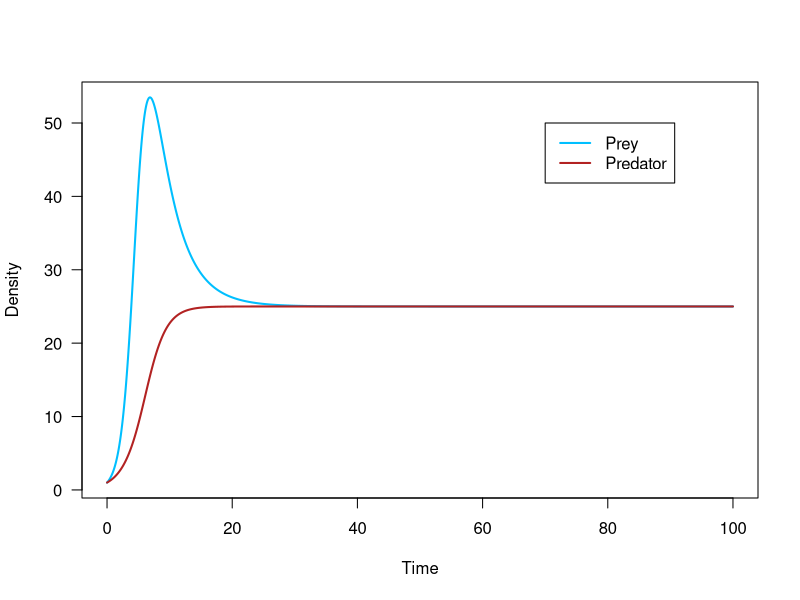
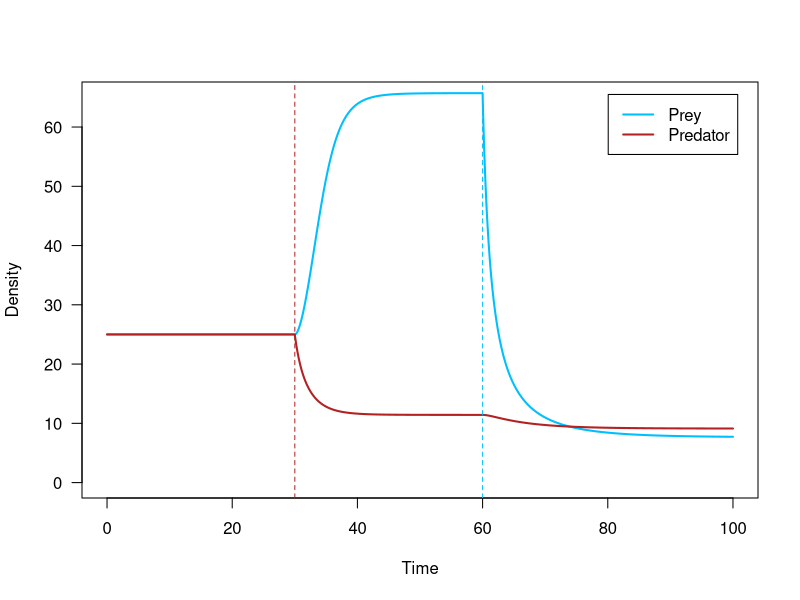
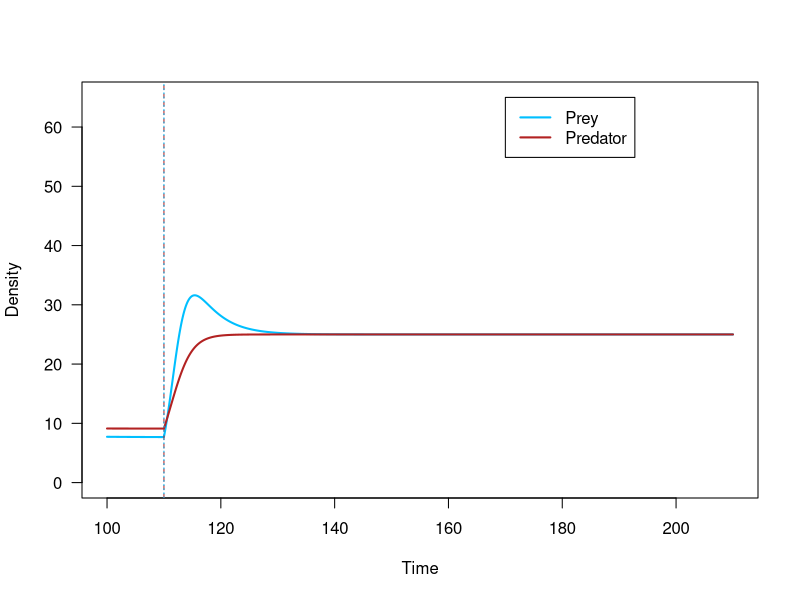
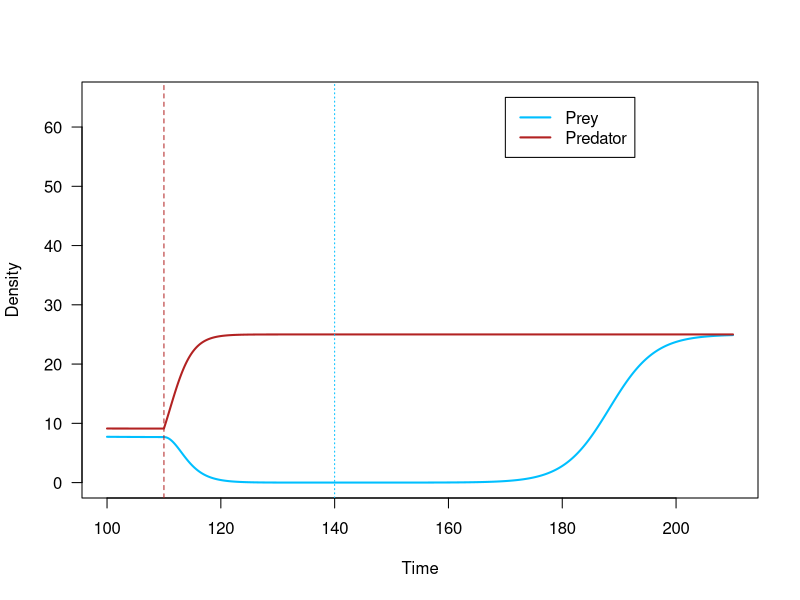
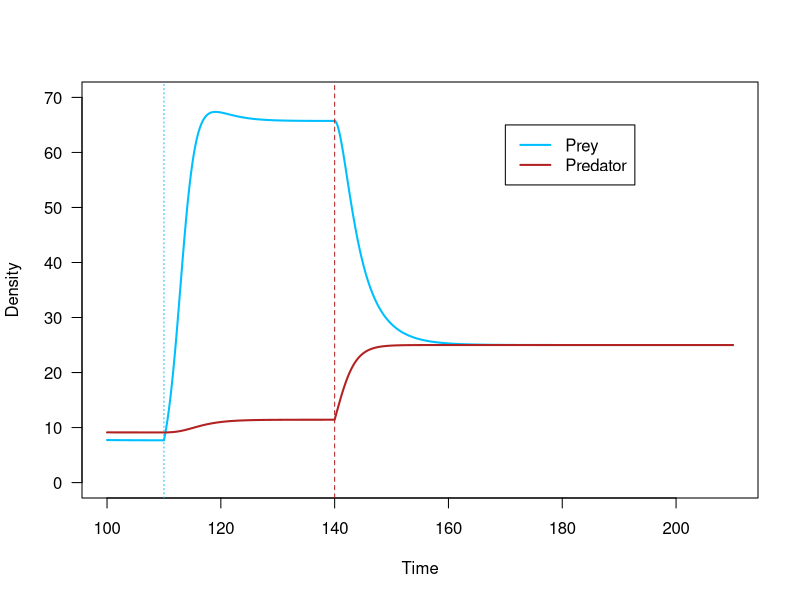
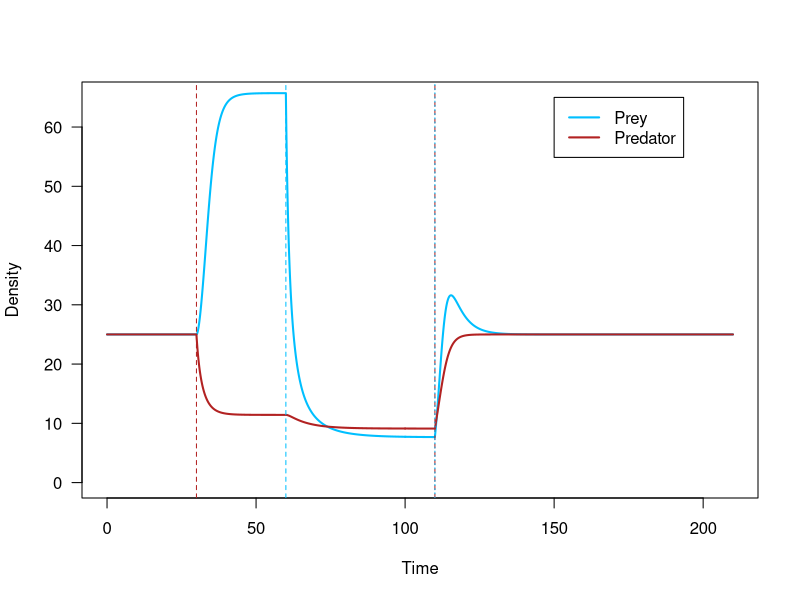
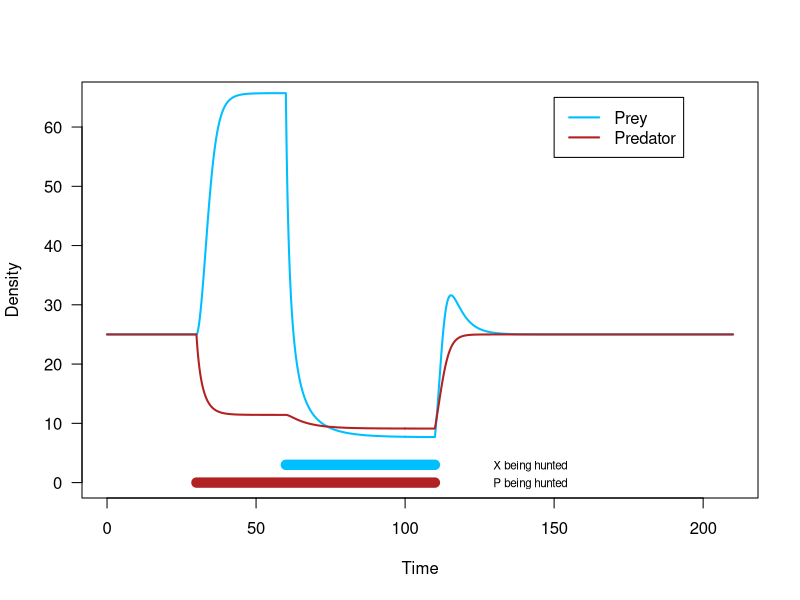
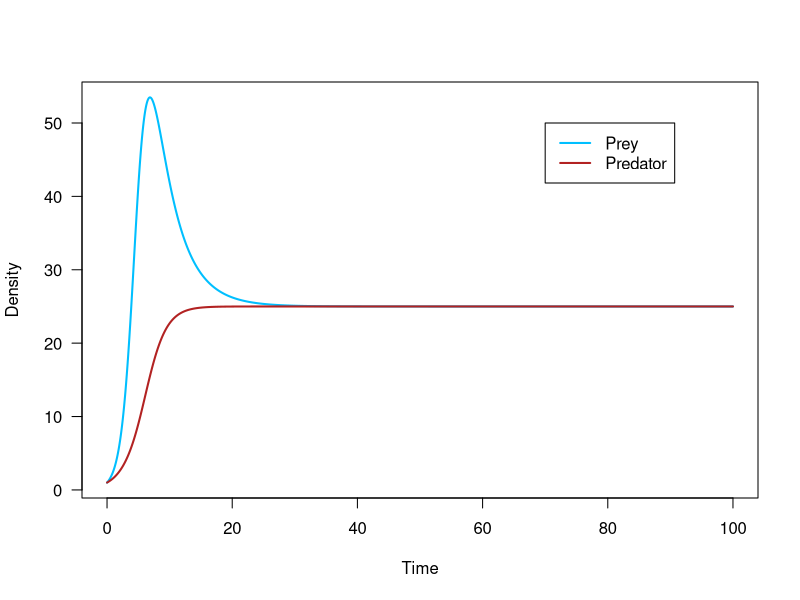

The R source for these figures, in order:
## ---- chunk 1
knitr::opts_chunk$set(echo = TRUE)
## ---- chunk 2
r_x <- 1 		# prey X's growth rate
K_x <- 100 		# prey X's carrying capacity
a_x <- 0.03		# attack rate of predator on prey X
c <- 0.05		# predator's conversion efficiency
a_y <- 0.03		# attack rate of predator on prey Y
d_p <- 0.25		# mortality rate of predator
K_p <- 25		# predator's carrying capacity
Y <- 500		# abundance of other prey type
## ---- chunk 3
X0 <- 1 # prey X initial population size
P0 <- 1 # predator initial population size
## ---- chunk 4
# creating holding vectors and filling initial conditions
tset <- seq(from = 0, to = 100, length.out = 20000)
X.simu1 <- NaN*tset
X.simu1[1] <- X0
P.simu1 <- NaN*tset
P.simu1[1] <- P0

for(i in 2:length(tset)){
  # calculating change in time
	dt <- tset[i]-tset[i-1]
	
	# storing temporary variables
	X <- X.simu1[i-1]
	P <- P.simu1[i-1]
	
	# calculating change in population size of predator and prey
	dX <- ( r_x*X*(1-X/K_x) - a_x*P*X ) * dt
	dP <- ( P*(c*(a_x*X+a_y*Y)-d_p)*(1-P/K_p) ) * dt
	
	# calculating total population size of predator and prey
	# storing in holding vector
	X.simu1[i] <- X.simu1[i-1] + dX
	P.simu1[i] <- P.simu1[i-1] + dP
}
## ---- chunk 5
# storing colors for predator and prey
Xcol <- 'deepskyblue'
Pcol <- 'firebrick'
## ---- chunk 6
# plot prey (X.simu1) against time (tset)
plot(x = tset, y = X.simu1,
     type = 'l', las = 1, lwd = 2, col = Xcol,
     xlab = 'Time', ylab = 'Density')

# plot predator (P.simu1) against time (tset)
lines(x = tset, y = P.simu1,
      lwd = 2, col = Pcol)

# add a legend
legend(x = 70, y = 50, 
       lwd = 2,
       legend = c('Prey', 'Predator'),
       col = c(Xcol, Pcol))
## ---- chunk 7
# 
X0 <- X.simu1[length(tset)]
P0 <- P.simu1[length(tset)]
## ---- chunk 8
h_x <- 0.65 		# hunting rate of species X
h_p <- 0.325		# hunting rate of species P
## ---- chunk 9
# 
t_Pstart <- 30

# 
t_Xstart <- 60
## ---- chunk 10
# creating holding vectors and filling initial conditions
tset <- seq(from = 0, to = 100, length.out = 20000)
X.simu2 <- NaN*tset
X.simu2[1] <- X0
P.simu2 <- NaN*tset
P.simu2[1] <- P0
## ---- chunk 11
for(i in 2:length(tset)){
  
  # ifelse statements for hunting
	if(tset[i] < t_Pstart){ h_p_now <- 0 } ##setting the if statement for when h_p_now is 0
  else { h_p_now <- h_p } ##and if its not, then set h_p_now to be h_p
	
	if(tset[i] < t_Xstart){ h_x_now <- 0 } ##doing the same as above for h_x_now
  else { h_x_now <- h_x } ## ##doing the same as above for h_x_now and h_x
	
  # calculating change in time
	dt <- tset[i]-tset[i-1]
	
	# 
	X <- X.simu2[i-1]
	P <- P.simu2[i-1]
	
	# calculating change in population size for predator and prey
	dX <- ( r_x*X*(1-X/K_x) - a_x*P*X - h_x_now*X ) * dt #equation for prey with hunting
	dP <- ( P*(c*(a_x*X+a_y*Y)-d_p)*(1-P/K_p) - h_p_now*P ) * dt #equation for predators with hunting
	
	# calculating total population size for predator and prey
	X.simu2[i] <- X.simu2[i-1] + dX
	P.simu2[i] <- P.simu2[i-1] + dP
}
## ---- chunk 12
# Scenario 2:
# 

# plot prey (X.simu2) against time (tset)
plot(x = tset, y = X.simu2,
     type = 'l', las = 1, lwd = 2, col = Xcol,
     xlab = 'Time', ylab = 'Density',
     ylim = c(0, 65))

# plot predator (P.simu2) against time (tset)
lines(x = tset, y = P.simu2,
      lwd = 2, col = Pcol)

# add a legend
## New legend arguments!! What do they do? ##
legend(x = 'topright',  # turns out we can tell R to put the legend in a physical place on the plot
       inset = 0.03,   # the inset argument tells R how far inside the axes to place the legend
       lwd = 2,
       legend = c('Prey','Predator'),
       col = c(Xcol, Pcol))

# add vertical lines to indicate where hunting was turned on for each species
abline(v = t_Pstart, lty = 2, col = Pcol)
abline(v = t_Xstart, lty = 2, col = Xcol)
## ---- chunk 13
# 
X0_dis <- X.simu2[length(tset)]
P0_dis <- P.simu2[length(tset)]
## ---- chunk 14
tset2 <- seq(from = 100, to = 210,length.out = 21000)
## ---- chunk 15

t_stophunt <- 110

## ---- chunk 16

t_stopX <- 140

## ---- chunk 17

t_stopP <- 149

## ---- chunk 18
# creating holding vectors and storing initial conditions
X.simu3 <- NaN*tset2
X.simu3[1] <- X0_dis
P.simu3 <- NaN*tset2
P.simu3[1] <- P0_dis

# using tset2: time from 100 to 210
for(i in 2:length(tset2)){ #start at time step 2 from the second time step we set
	
  # if else statements
  ## if current time step is before (less than) t_stophunt hunting pressure stays as h_p
  ## else hunting pressure is set to 0 (no hunting after t_stophunt)
	if(tset2[i] < t_stophunt){ h_p_now <- h_p } else { h_p_now <- 0 }
	
  ## if current time step is before (less than) t_stophunt hunting pressure stays as h_x
  ## else hunting pressure is set to 0 (no hunting after t_stophunt)
	if(tset2[i] < t_stophunt){ h_x_now <- h_x } else { h_x_now <- 0 }
	
  # calculating change in time
	dt <- tset2[i]-tset2[i-1]
	
	# storing temporary variables
	X <- X.simu3[i-1] #prey at previous step
	P <- P.simu3[i-1] #preds at previous step
	
	# calculating change in population size
	dX <- (r_x*X*(1-X/K_x) - a_x*P*X - h_x_now*X ) * dt #hunting equation for prey
	dP <- (P*(c*(a_x*X+a_y*Y)-d_p)*(1-P/K_p) - h_p_now*P ) * dt #hunting equation for preds
	
	# calculating total population size and storing in holding vector
	X.simu3[i] <- X.simu3[i-1] + dX
	P.simu3[i] <- P.simu3[i-1] + dP
}
## ---- chunk 19
# Scenario 3:
# 

# plot prey (X.simu3) against time (tset2)
plot(x = tset2, y = X.simu3,
     type = 'l', las = 1, lwd = 2, col = Xcol,
     xlab = 'Time', ylab = 'Density',
     ylim = c(0, 65))

# plot predator (P.simu3) against time (tset2)
lines(x = tset2, y = P.simu3,
      lwd = 2, col = Pcol)

# add a legend
legend(x = 170, y = 65, 
       lwd = 2,
       legend = c('Prey', 'Predator'),
       col = c(Xcol, Pcol))

# add vertical lines to indicate where hunting stopped
abline(v = t_stophunt, lty = 2, col = Pcol)
abline(v = t_stophunt, lty = 3, col = Xcol)
## ---- chunk 20
# creating holding vectors and storing initial conditions
X.simu4 <- NaN*tset2
X.simu4[1] <- X0_dis
P.simu4 <- NaN*tset2
P.simu4[1] <- P0_dis

for(i in 2:length(tset2)){
	
  # if time is before t_stophunt, h_p_now = h_p
  # else, h_p_now = 0
	if(tset2[i] < t_stophunt){ h_p_now <- h_p } else { h_p_now <- 0 }
	
  # if time is before t_stopX, h_x_now = h_x
  # else, h_x_now = 0
	if(tset2[i] < t_stopX){ h_x_now <- h_x } else { h_x_now <- 0 }
	
  # calculating change in time
	dt <- tset2[i]-tset2[i-1]
	
	# storing temporary variables
	X <- X.simu4[i-1]
	P <- P.simu4[i-1]
	
	# calculating change in population size
	dX <- ( r_x*X*(1-X/K_x) - a_x*P*X - h_x_now*X ) * dt #prey
	dP <- ( P*(c*(a_x*X+a_y*Y)-d_p)*(1-P/K_p) - h_p_now*P ) * dt #pred
	
	# calculating total population size and storing in holding vector
	X.simu4[i] <- X.simu4[i-1] + dX
	P.simu4[i] <- P.simu4[i-1] + dP
}
## ---- chunk 21
# Scenario 4:
# 

# plot prey (X.simu4) against time (tset2)
plot(x = tset2, y = X.simu4,
     type = 'l', las = 1, lwd = 2, col = Xcol,
     xlab = 'Time', ylab = 'Density',
     ylim = c(0, 65))

# plot predator (P.simu4) against time (tset2)
lines(x = tset2, y = P.simu4,
      lwd = 2, col = Pcol)

# add a legend
legend(x = 170, y = 65, 
       lwd = 2,
       legend = c('Prey', 'Predator'),
       col = c(Xcol, Pcol))

# add vertical lines to indicate where hunting stopped
abline(v = t_stophunt, lty = 2, col = Pcol)
abline(v = t_stopX, lty = 3, col = Xcol)



## ---- chunk 22
#the population recovered but a while after hunting pressure stopped (redrew line as well)

## ---- chunk 23
# creating holding vectors and storing initial conditions
X.simu5 <- NaN*tset2
X.simu5[1] <- X0_dis
P.simu5 <- NaN*tset2
P.simu5[1] <- P0_dis

for(i in 2:length(tset2)){
  
  # if time is before t_stophunt, h_x_now = h_x --> switched hunting stop with time above
  # else, h_x_now = 0
	if(tset2[i] < t_stophunt){ h_x_now <- h_x } else { h_x_now <- 0 }
  
  # if time is before t_stopX, h_p_now = h_p --> switched with above
  # else, h_p_now = 0
	if(tset2[i] < t_stopX){ h_p_now <- h_p } else { h_p_now <- 0 }

  # calculating change in time
	dt <- tset2[i]-tset2[i-1]
	
	# storing temporary variables
	X <- X.simu5[i-1]
	P <- P.simu5[i-1]
	
	# calculating change in population size
	dX <- ( r_x*X*(1-X/K_x) - a_x*P*X - h_x_now*X ) * dt #prey
	dP <- ( P*(c*(a_x*X+a_y*Y)-d_p)*(1-P/K_p) - h_p_now*P ) * dt #pred
	
	# calculating total population size and storing in holding vector
	X.simu5[i] <- X.simu5[i-1] + dX
	P.simu5[i] <- P.simu5[i-1] + dP
}

## ---- chunk 24
# Scenario 5:
# 

# plot prey (X.simu4) against time (tset2)
plot(x = tset2, y = X.simu5,
     type = 'l', las = 1, lwd = 2, col = Xcol,
     xlab = 'Time', ylab = 'Density',
     ylim = c(0, 70)) #needed more space here

# plot predator (P.simu4) against time (tset2)
lines(x = tset2, y = P.simu5,
      lwd = 2, col = Pcol)

# add a legend
legend(x = 170, y = 65, 
       lwd = 2,
       legend = c('Prey', 'Predator'),
       col = c(Xcol, Pcol))

# add vertical lines to indicate where hunting stopped
abline(v = t_stopX, lty = 2, col = Pcol)
abline(v = t_stophunt, lty = 3, col = Xcol)



## ---- chunk 25
# 
## plot prey
plot(x = tset, y = X.simu2,
     type = 'l', las = 1, lwd = 2, col = Xcol,
     xlab = 'Time', ylab = 'Density',
     xlim = c(0, 210), ylim = c(0, 65))
## plot predator
lines(x = tset, y = P.simu2,
      lwd = 2, col = Pcol)

# 
## plot prey
lines(x = tset2, y = X.simu3,
      lwd = 2, col = Xcol)
## plot predator
lines(x = tset2, y = P.simu3,
      lwd = 2, col = Pcol)

# add a legend
legend(x = 150, y = 65, 
       legend = c('Prey','Predator'),
       lwd = 2,
       col = c(Xcol, Pcol))

# add vertical lines to indicate where hunting started
abline(v = t_Xstart, lty = 2, col = Xcol)
abline(v = t_Pstart, lty = 2, col = Pcol)

# ad vertical lines to indicate where hunting ended
abline(v = t_stophunt, lty = 2, col = Pcol)
abline(v = t_stophunt, lty = 3, col = Xcol)
## ---- chunk 26
# 
## plot prey
plot(x = tset, y = X.simu2,
     type = 'l', las = 1, lwd = 2, col = Xcol,
     xlab = 'Time', ylab = 'Density',
     xlim = c(0, 210), ylim = c(0, 65))
## plot predator
lines(x = tset, y = P.simu2,
      lwd = 2, col = Pcol)

# 
## plot prey
lines(x = tset2, y = X.simu3,
      lwd = 2, col = Xcol)
## plot predator
lines(x = tset2, y = P.simu3,
      lwd = 2, col = Pcol)

# add a legend
legend(x = 150, y = 65, 
       legend = c('Prey','Predator'),
       lwd = 2,
       col = c(Xcol, Pcol))

# add horizontal line to indicate when prey hunting occurred
lines(x = c(t_Xstart, t_stophunt), y = c(3, 3), 
      lwd = 10, col = Xcol)
text(x = 142, y = 2.8, 'X being hunted', cex = .7)

# add horizontal line to indicate where predator hunting occurred
lines(x = c(t_Pstart, t_stophunt), y = c(0, 0), 
      lwd = 10, col = Pcol)
text(x = 142, y = -.2, 'P being hunted', cex = .7)
## ---- chunk 27
Yset <- seq(from = 0, to = 1000,length.out = 50)
## ---- chunk 28
# checking to make sure that simulation has reached equilibrium

# plot prey (X.simu1) against time
plot(x = tset, y = X.simu1,
     type = 'l', las = 1, lwd = 2, col = Xcol, 
     xlab = 'Time', ylab = 'Density')

# plot predator a(P.simu1) against time
lines(x = tset, y = P.simu1,
      lwd = 2, col = Pcol)

# add a legend
legend(x = 70, y = 50, 
       legend = c('Prey','Predator'),
       col = c(Xcol, Pcol),
       lwd = 2)
## ---- chunk 29
Xstarset <- NaN*Yset
Pstarset <- NaN*Yset
## ---- chunk 30
for(j in 1:length(Yset)){
  # assign the value of Y
	Y <- Yset[j] 
	
	# create a holding vector for predator and prey populations
	# and fill with initial conditions
	X.simu <- NaN*tset
	X.simu[1] <- 1   
	P.simu <- NaN*tset 
	P.simu[1] <- 1
	
	for(i in 2:length(tset)){
	  # calculating change in time
		dt <- tset[i]-tset[i-1]
		
		# storing temporary variables
		X <- X.simu[i-1]
		P <- P.simu[i-1]
		
		# calculating change in population size
		dX <- ( r_x*X*(1-X/K_x) - a_x*P*X - h_x*X ) * dt
		dP <- ( P*(c*(a_x*X+a_y*Y)-d_p)*(1-P/K_p) - h_p*P ) * dt
		
		# calculating total population size
		X.simu[i] <- X.simu[i-1] + dX
		P.simu[i] <- P.simu[i-1] + dP	
	}
	
	# storing last population size (equilibrium population size) in holding vector
	Xstarset[j] <- X.simu[length(tset)]
	Pstarset[j] <- P.simu[length(tset)]
	
}
## ---- chunk 31
# plot stable equilibria of predator (Pstarset) against density of alternate prey (Yset)
plot(x = Yset, y = Pstarset,
     type = 'l', lwd = 2, col = Pcol, las = 1,
     xlab = 'Density of alternate prey, Y', ylab = 'Stable equilibria of predator, P*')

# plot stable equilibria of prey (Xstarset) against density of alternate prey (Yset)
plot(x = Yset, y = Xstarset,
     type = 'l', lwd = 2, col = Xcol, las = 1, 
     xlab = 'Density of alternate prey, Y', ylab = 'Stable equilibria of focal prey, X*')
## ---- chunk 32
r_x <- 1 		# prey X's growth rate
K_x <- 100 		# prey X's carrying capacity
a_x <- 0.03		# attack rate of predator on prey X
c <- 0.05		# predator's conversion efficiency
a_y <- 0.03		# attack rate of predator on prey Y
d_p <- 0.25		# mortality rate of predator
K_p <- 25		# predator's carrying capacity
Y <- 500		# abundance of other prey type

# storing colors for predator and prey
Xcol <- 'deepskyblue' #preds
Pcol <- 'firebrick' #prey

#set our initial conditions to be the equilibrium state of the system without hunting:
X0 <- X.simu1[length(tset)] #intial for prey
P0 <- P.simu1[length(tset)] #initial for preds
## ---- chunk 33
h_x <- 0.65 		# hunting rate of species X
h_p <- 0.325		# hunting rate of species P
## ---- chunk 34
# time start for preds
t_Pstart <- 30
# time start for prey
t_Xstart <- 60
## ---- chunk 35
# creating holding vectors and filling initial conditions
tset <- seq(from = 0, to = 100, length.out = 20000)
X.simu2 <- NaN*tset
X.simu2[1] <- X0
P.simu2 <- NaN*tset
P.simu2[1] <- P0
## ---- chunk 36
for(i in 2:length(tset)){ #start indexing at time step 2
  
  # ifelse statements for hunting
	if(tset[i] < t_Pstart){ h_p_now <- 0 } ##setting the if statement for when h_p_now is 0
  else { h_p_now <- h_p } ##and if its not, then set h_p_now to be h_p
	
	if(tset[i] < t_Xstart){ h_x_now <- 0 } ##doing the same as above for h_x_now
  else { h_x_now <- h_x } ## ##doing the same as above for h_x_now and h_x
	
  # calculating change in time
	dt <- tset[i]-tset[i-1]
	
	# storing temporary variables
	X <- X.simu2[i-1]
	P <- P.simu2[i-1]
	
	# calculating change in population size for predator and prey
	dX <- ( r_x*X*(1-X/K_x) - a_x*P*X - h_x_now*X ) * dt #equation for prey with hunting
	dP <- ( P*(c*(a_x*X+a_y*Y)-d_p)*(1-P/K_p) - h_p_now*P ) * dt #equation for predators with hunting
	
	# calculating total population size for predator and prey
	X.simu2[i] <- X.simu2[i-1] + dX
	P.simu2[i] <- P.simu2[i-1] + dP
}

## ---- chunk 37

t_stophunt <- 110 #1
t_stopX <- 140 #2
t_stopP <- 149 #3

## ---- chunk 38
# creating holding vectors and storing initial conditions
# creating holding vectors and storing initial conditions
X.simu5 <- NaN*tset2
X.simu5[1] <- X0_dis
P.simu5 <- NaN*tset2
P.simu5[1] <- P0_dis

for(i in 2:length(tset2)){
  
  # if time is before t_stophunt, h_x_now = h_x --> switched hunting stop with time above
  # else, h_x_now = 0
	if(tset2[i] < t_stophunt){ h_x_now <- h_x } else { h_x_now <- 0 }
  
  # if time is before t_stopX, h_p_now = h_p --> switched with above
  # else, h_p_now = 0
	if(tset2[i] < t_stopX){ h_p_now <- h_p } else { h_p_now <- 0 }

  # calculating change in time
	dt <- tset2[i]-tset2[i-1]
	
	# storing temporary variables
	X <- X.simu5[i-1]
	P <- P.simu5[i-1]
	
	# calculating change in population size
	dX <- ( r_x*X*(1-X/K_x) - a_x*P*X - h_x_now*X ) * dt #prey
	dP <- ( P*(c*(a_x*X+a_y*Y)-d_p)*(1-P/K_p) - h_p_now*P ) * dt #pred
	
	# calculating total population size and storing in holding vector
	X.simu5[i] <- X.simu5[i-1] + dX
	P.simu5[i] <- P.simu5[i-1] + dP
}
## ---- chunk 39
## plot prey from simulation 2 where 
plot(x = tset, y = X.simu2, #putting prey into y axis, timeseries along x
     type = 'l', las = 1, lwd = 2, col = Xcol, #visuals
     xlab = 'Time', ylab = 'Density', #labels
     xlim = c(0, 210), ylim = c(0, 70)) #bounds of axes
## plot predator
lines(x = tset, y = P.simu2, #adding pred line
      lwd = 2, col = Pcol) #visuals

#this part is for the second half of the graph - later chunk of time steps 
## plot prey
lines(x = tset2, y = X.simu5, #prey from this for() loop
      lwd = 2, col = Xcol) #visuals
## plot predator
lines(x = tset2, y = P.simu5, #predator for this for() loop in y axis
      lwd = 2, col = Pcol) #visuals

# add a legend
legend(x = 150, y = 65, #position of legend
       legend = c('Prey','Predator'), #labels
       lwd = 2, #line type
       col = c(Xcol, Pcol)) #arrangement

# add horizontal line to indicate when prey hunting occurred
lines(x = c(t_Xstart, t_stophunt), y = c(3, 3), 
      lwd = 10, col = Xcol)
text(x = 142, y = 2.8, 'Prey being hunted', cex = .7)

# add horizontal line to indicate where predator hunting occurred
lines(x = c(t_Pstart, t_stopP), y = c(0, 0), 
      lwd = 10, col = Pcol)
text(x = 180, y = -.2, 'Predator being hunted', cex = .7)

## ---- chunk 40
# plot stable equilibria of predator (Pstarset) against density of alternate prey (Yset)
plot(x = Yset, y = Pstarset,
     type = 'l', lwd = 2, col = Pcol, las = 1,
     xlab = 'Density of alternate prey, Y', ylab = 'Stable equilibria of predator, P*')

# plot stable equilibria of prey (Xstarset) against density of alternate prey (Yset)
plot(x = Yset, y = Xstarset,
     type = 'l', lwd = 2, col = Xcol, las = 1, 
     xlab = 'Density of alternate prey, Y', ylab = 'Stable equilibria of focal prey, X*')


## ---- chunk 41
#my parameter will be M
Mset <- seq(from = 0, to = 1000,length.out = 50)

for(j in 1:length(Mset)){
  # assign the value of Y
	Y <- Mset[j] 
	
	# create a holding vector for predator and prey populations
	# and fill with initial conditions
	X.simu <- NaN*tset
	X.simu[1] <- 1   
	P.simu <- NaN*tset 
	P.simu[1] <- 1
	
	for(i in 2:length(tset)){
	  # calculating change in time
		dt <- tset[i]-tset[i-1]
		
		# storing temporary variables
		X <- X.simu[i-1]
		P <- P.simu[i-1]
		
		# calculating change in population size
		dX <- ( r_x*X*(1-X/K_x) - a_x*P*X ) * dt #equation without hunting
		dP <- ( P*(c*(a_x*X+a_y*Y)-d_p)*(1-P/K_p)) * dt #equation without hunting
		
		# calculating total population size
		X.simu[i] <- X.simu[i-1] + dX
		P.simu[i] <- P.simu[i-1] + dP	
	}
	
	# storing last population size (equilibrium population size) in holding vector
	Xstarset[j] <- X.simu[length(tset)]
	Pstarset[j] <- P.simu[length(tset)]
	
}

Xstarset2 <- NaN*Mset
Pstarset2 <- NaN*Mset

# plot stable equilibria of predator (Pstarset) against density of alternate prey (Mset)
plot(x = Mset, y = Pstarset,
     type = 'l', lwd = 2, col = Pcol, las = 1,
     xlab = 'Density of alternate prey, M', ylab = 'Stable equilibria of predator, P*')

# plot stable equilibria of prey (Xstarset) against density of alternate prey (Mset)
plot(x = Mset, y = Xstarset,
     type = 'l', lwd = 2, col = Xcol, las = 1, 
     xlab = 'Density of alternate prey, M', ylab = 'Stable equilibria of focal prey, X*')

## ---- chunk 42

Y = 200
h_x = 0.65 
h_p = 0.325

#re-run for() loops but with new values for Y

# creating holding vectors and storing initial conditions - using initial time step, not extended
X.simu6 <- NaN*tset
X.simu6[1] <- X0_dis
P.simu6 <- NaN*tset
P.simu6[1] <- P0_dis

# using tset
for(i in 2:length(tset)){ #start at time step 2 from the second time step we set
	
  # if else statements
  ## if current time step is before (less than) t_stophunt hunting pressure stays as h_p
  ## else hunting pressure is set to 0 (no hunting after t_stophunt)
	if(tset[i] < t_stophunt){ h_p_now <- h_p } else { h_p_now <- 0 }
	
  ## if current time step is before (less than) t_stophunt hunting pressure stays as h_x
  ## else hunting pressure is set to 0 (no hunting after t_stophunt)
	if(tset[i] < t_stophunt){ h_x_now <- h_x } else { h_x_now <- 0 }
	
  # calculating change in time
	dt <- tset[i]-tset[i-1]
	
	# storing temporary variables
	X <- X.simu6[i-1] #prey at previous step
	P <- P.simu6[i-1] #preds at previous step
	
	# calculating change in population size
	dX <- (r_x*X*(1-X/K_x) - a_x*P*X - h_x_now*X ) * dt #hunting equation for prey (with new Y value)
	dP <- (P*(c*(a_x*X+a_y*Y)-d_p)*(1-P/K_p) - h_p_now*P ) * dt #hunting equation for preds (with new Y value)
	
	# calculating total population size and storing in holding vector
	X.simu6[i] <- X.simu6[i-1] + dX
	P.simu6[i] <- P.simu6[i-1] + dP
}

#and now plot

# plot prey (X.simu6) against time (tset2)
plot(x = tset, y = X.simu6,
     type = 'l', las = 1, lwd = 2, col = Xcol,
     xlab = 'Time', ylab = 'Density',
     ylim = c(0, 65)) 

# plot predator (P.simu6) against time (tset2)
lines(x = tset, y = P.simu6,
      lwd = 2, col = Pcol)

# add a legend
legend(x = 170, y = 65, 
       lwd = 2,
       legend = c('Prey', 'Predator'),
       col = c(Xcol, Pcol))

# add vertical lines to indicate where hunting stopped
abline(v = t_stophunt, lty = 2, col = Pcol)
abline(v = t_stophunt, lty = 3, col = Xcol)

# add a legend
legend(x = 60, y = 60, 
       legend = c('Prey','Predator'),
       lwd = 2,
       col = c(Xcol, Pcol))

#add numerical values for prey/preds equlibrium
text(x = 60, y = 30, 'Prey equilibirum = 35', cex = .7)
text(x = 60, y = 5, 'Predator equilibirum = 1.2187e-09', cex = .7)

#print values for equlibrium of prey:
P.simu6[20000] #print value at last time step of predator
X.simu6[20000] #print value at last time step of predator



## ---- chunk 43
tset3 <- seq(100,500,length.out=22000)

#have to reset Y
Y = 500

##SYNCHRONOUS:

# creating holding vectors and storing initial conditions
X.simu3 <- NaN*tset2
X.simu3[1] <- X0_dis
P.simu3 <- NaN*tset2
P.simu3[1] <- P0_dis

# using tset2: time from 100 to 210
for(i in 2:length(tset2)){ #start at time step 2 from the second time step we set
	
  # if else statements
  ## if current time step is before (less than) t_stophunt hunting pressure stays as h_p
  ## else hunting pressure is set to 0 (no hunting after t_stophunt)
	if(tset2[i] < t_stophunt){ h_p_now <- h_p } else { h_p_now <- 0 }
	
  ## if current time step is before (less than) t_stophunt hunting pressure stays as h_x
  ## else hunting pressure is set to 0 (no hunting after t_stophunt)
	if(tset2[i] < t_stophunt){ h_x_now <- h_x } else { h_x_now <- 0 }
	
  # calculating change in time
	dt <- tset2[i]-tset2[i-1]
	
	# storing temporary variables
	X <- X.simu3[i-1] #prey at previous step
	P <- P.simu3[i-1] #preds at previous step
	
	# calculating change in population size
	dX <- (r_x*X*(1-X/K_x) - a_x*P*X - h_x_now*X ) * dt #hunting equation for prey
	dP <- (P*(c*(a_x*X+a_y*Y)-d_p)*(1-P/K_p) - h_p_now*P ) * dt #hunting equation for preds
	
	# calculating total population size and storing in holding vector
	X.simu3[i] <- X.simu3[i-1] + dX
	P.simu3[i] <- P.simu3[i-1] + dP
}
## ---- chunk 44
# Scenario 3: Synchronous

# plot prey (X.simu3) against time (tset2)
plot(x = tset2, y = X.simu3,
     type = 'l', las = 1, lwd = 2, col = Xcol,
     xlab = 'Time', ylab = 'Density', main = "SYNCHRONOUS",
     ylim = c(0, 65))

# plot predator (P.simu3) against time (tset2)
lines(x = tset2, y = P.simu3,
      lwd = 2, col = Pcol)

# add a legend
legend(x = 170, y = 65, 
       lwd = 2,
       legend = c('Prey', 'Predator'),
       col = c(Xcol, Pcol))

# add vertical lines to indicate where hunting stopped
abline(v = t_stophunt, lty = 2, col = Pcol)
abline(v = t_stophunt, lty = 3, col = Xcol)

# add label  to indicate when prey and pred hunting occurred
text(x = 110, y = 60, 'Prey/Predator hunt stop', cex = .7)

## ---- chunk 45
#PREDATOR FIRST
t_stopX <- 140 #prey stop comes after
t_stopP <- 110 #predator stop comes first

#creating holding vectors and storing initial conditions
X.simu4 <- NaN*tset2
X.simu4[1] <- X0_dis
P.simu4 <- NaN*tset2
P.simu4[1] <- P0_dis

for(i in 2:length(tset2)){
	
  # if time is before t_stopP, h_p_now = h_p
  # else, h_p_now = 0
	if(tset2[i] < t_stopP){ h_p_now <- h_p } else { h_p_now <- 0 }
	
  # if time is before t_stopX, h_x_now = h_x
  # else, h_x_now = 0
	if(tset2[i] < t_stopX){ h_x_now <- h_x } else { h_x_now <- 0 }
	
  # calculating change in time
	dt <- tset2[i]-tset2[i-1]
	
	# storing temporary variables
	X <- X.simu4[i-1]
	P <- P.simu4[i-1]
	
	# calculating change in population size
	dX <- ( r_x*X*(1-X/K_x) - a_x*P*X - h_x_now*X ) * dt #prey
	dP <- ( P*(c*(a_x*X+a_y*Y)-d_p)*(1-P/K_p) - h_p_now*P ) * dt #pred
	
	# calculating total population size and storing in holding vector
	X.simu4[i] <- X.simu4[i-1] + dX
	P.simu4[i] <- P.simu4[i-1] + dP
}

#plot
# plot prey (X.simu4) against time (tset2)
plot(x = tset2, y = X.simu4,
     type = 'l', las = 1, lwd = 2, col = Xcol,
     xlab = 'Time', ylab = 'Density', main = "PREDATOR FIRST",
     ylim = c(0, 65))

# plot predator (P.simu4) against time (tset2)
lines(x = tset2, y = P.simu4,
      lwd = 2, col = Pcol)

# add a legend
legend(x = 170, y = 65, 
       lwd = 2,
       legend = c('Prey', 'Predator'),
       col = c(Xcol, Pcol))

# add vertical lines to indicate where hunting stopped
abline(v = t_stopP, lty = 2, col = Pcol)
abline(v = t_stopX, lty = 3, col = Xcol)

# add label  to indicate when prey hunting occurred
text(x = 142, y = 60, 'Prey hunt stop', cex = .7)

# add label to indicate where predator hunting occurred
text(x = 110, y = 60, 'Predator hunt stop', cex = .7)

## ---- chunk 46
#PREY FIRST
t_stopX <- 110 #prey stop comes first
t_stopP <- 140 #predator stop comes after

#creating holding vectors and storing initial conditions
X.simu4 <- NaN*tset2
X.simu4[1] <- X0_dis
P.simu4 <- NaN*tset2
P.simu4[1] <- P0_dis

for(i in 2:length(tset2)){
	
  # if time is before t_stopP, h_p_now = h_p
  # else, h_p_now = 0
	if(tset2[i] < t_stopP){ h_p_now <- h_p } else { h_p_now <- 0 }
	
  # if time is before t_stopX, h_x_now = h_x
  # else, h_x_now = 0
	if(tset2[i] < t_stopX){ h_x_now <- h_x } else { h_x_now <- 0 }
	
  # calculating change in time
	dt <- tset2[i]-tset2[i-1]
	
	# storing temporary variables
	X <- X.simu4[i-1]
	P <- P.simu4[i-1]
	
	# calculating change in population size
	dX <- ( r_x*X*(1-X/K_x) - a_x*P*X - h_x_now*X ) * dt #prey
	dP <- ( P*(c*(a_x*X+a_y*Y)-d_p)*(1-P/K_p) - h_p_now*P ) * dt #pred
	
	# calculating total population size and storing in holding vector
	X.simu4[i] <- X.simu4[i-1] + dX
	P.simu4[i] <- P.simu4[i-1] + dP
}

#plot
# plot prey (X.simu4) against time (tset2)
plot(x = tset2, y = X.simu4,
     type = 'l', las = 1, lwd = 2, col = Xcol,
     xlab = 'Time', ylab = 'Density', main = "PREY FIRST",
     ylim = c(0, 70))

# plot predator (P.simu4) against time (tset2)
lines(x = tset2, y = P.simu4,
      lwd = 2, col = Pcol)

# add a legend
legend(x = 170, y = 65, 
       lwd = 2,
       legend = c('Prey', 'Predator'),
       col = c(Xcol, Pcol))

# add vertical lines to indicate where hunting stopped
abline(v = t_stopP, lty = 2, col = Pcol)
abline(v = t_stopX, lty = 3, col = Xcol)

# add label  to indicate when prey hunting occurred
text(x = 110, y = 0, 'Prey hunt stop', cex = .7)

# add label to indicate where predator hunting occurred
text(x = 140, y = 0, 'Predator hunt stop', cex = .7)
